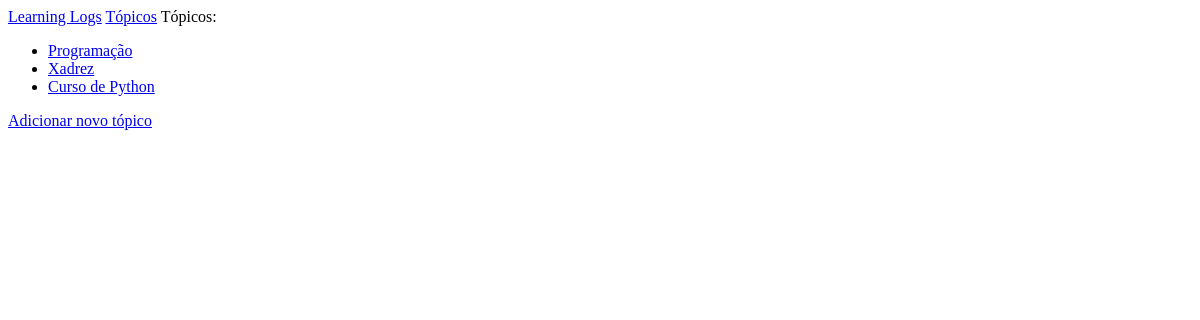
/topics, run on an earlier commit of the app's database.
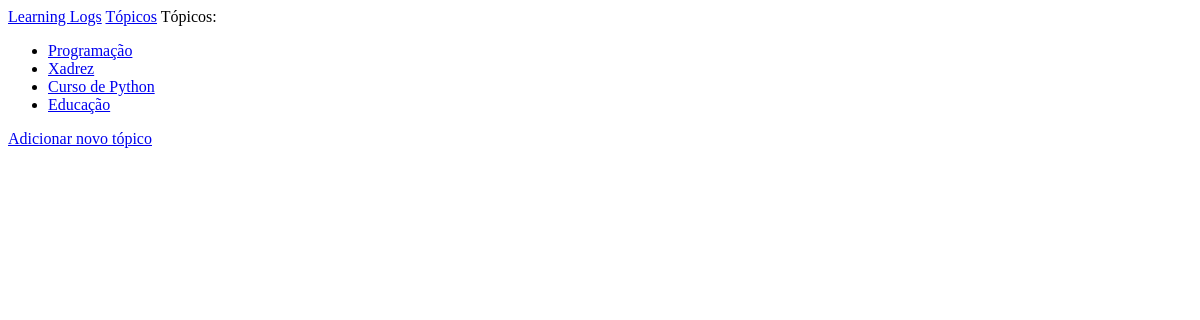
And on a later commit of the database.
### learning_logs/models.py (models this page shows)
class Topic(models.Model):
    text = models.CharField(max_length=200)
    date_added = models.DateTimeField(auto_now_add=True)
    def __str__(self):
        return self.text

### learning_logs/views.py (the view)
# urls.py: path('topics', views.topics, name='topics'),
def topics(request):
    topic = Topic.objects.order_by('date_added')
    context = {'topics': topic}
    return render(request, 'learning_logs/topics.html', context)

### learning_logs/templates/learning_logs/topics.html
{% extends "learning_logs/base.html" %}
{% block content %}
    Tópicos:
    <ul>
        {% for topic in topics %}
            <li>
                <a href="{% url 'topic' topic.id %}">{{ topic }}</a>
            </li>
        {% empty %}
            <li>Não há tópicos disponíveis.</li>
        {% endfor %}
    </ul>
    <a href="{% url 'new_topic' %}">Adicionar novo tópico</a>
{% endblock content %}

What changed in the data, as far as the page shows it:
added Topic: text "Educação"
